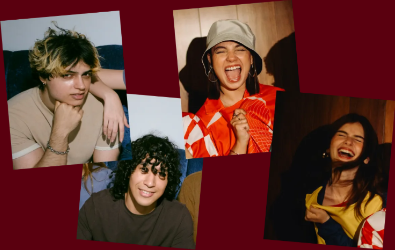
#> input picture scratch/true_orig_cards.png, 395 x 250 px, found by its file name
$ python test_all_4_upright.py
#> lines starting #> are read from the running program, lines starting #| are printed output that depends on the picture
import os
from PIL import Image, ImageDraw
import numpy as np

orig_2x = Image.open('scratch/true_orig_cards.png').convert('RGB').resize((792, 500), Image.Resampling.LANCZOS)
arr = np.array(orig_2x)
bg = np.array([90, 0, 15], dtype=float)

# Let's inspect the cards:
# Card 1 (Left guy):
# Unrotate by -5.02 deg around (131, 180)
# Card 1 upright dimensions: w=234, h=294
c1_unrot = orig_2x.rotate(-5.02, resample=Image.Resampling.BICUBIC, center=(131, 180))
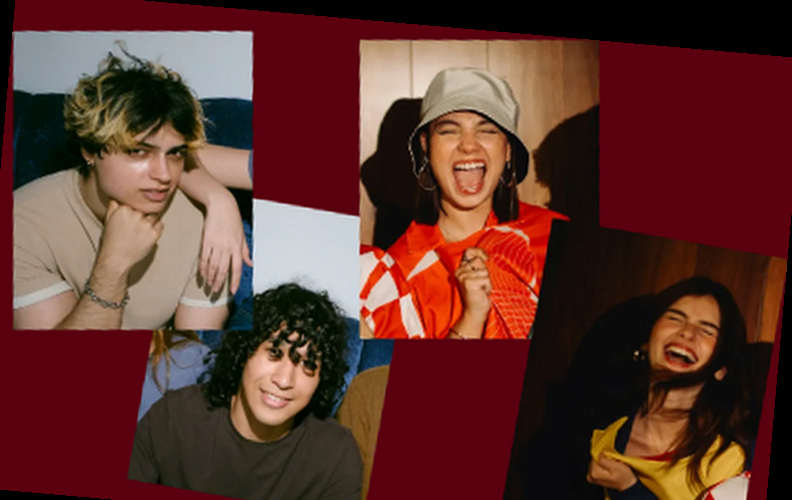
#> c1_unrot: PIL image 792x500 RGB; mean R, G, B 95.3, 51.7, 45.5
c1_crop = c1_unrot.crop((131 - 117, 180 - 147, 131 + 117, 180 + 147))
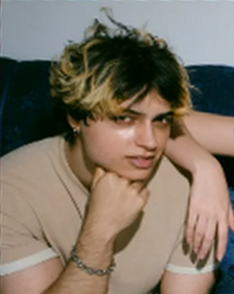
#> c1_crop: PIL image 234x294 RGB; mean R, G, B 127.2, 115.7, 101.8
c1_crop.save('scratch/clean_c1_upright.png')

# Card 2 (Top-center girl):
# Let's find angle of top edge of Card 2:
# In find_all_card_quads.py: Card 2 top line: y = -0.0853 * x + 48.87 -> angle = -4.87 deg
# Let's unrotate by +4.87 deg around (380, 168)
c2_unrot = orig_2x.rotate(4.87, resample=Image.Resampling.BICUBIC, center=(380, 168))
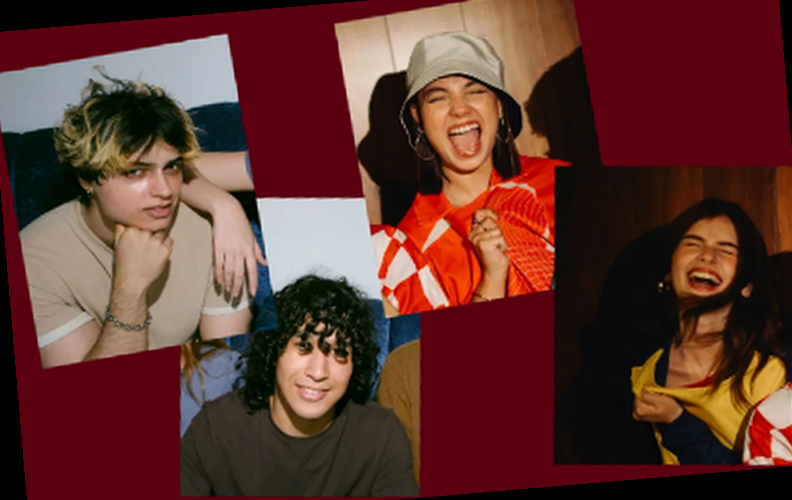
#> c2_unrot: PIL image 792x500 RGB; mean R, G, B 96.4, 52.5, 46
c2_crop = c2_unrot.crop((380 - 130, 168 - 155, 380 + 130, 168 + 155))
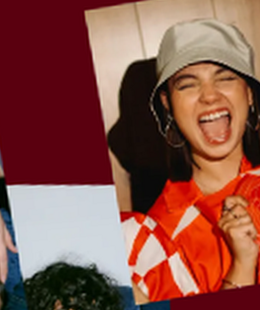
#> c2_crop: PIL image 260x310 RGB; mean R, G, B 137.3, 82.8, 72.7
c2_crop.save('scratch/clean_c2_upright.png')

# Card 3 (Bottom guy):
# Center around (286, 396)
# Let's unrotate by -3.5 deg around (286, 396)
c3_unrot = orig_2x.rotate(-3.5, resample=Image.Resampling.BICUBIC, center=(286, 396))
c3_crop = c3_unrot.crop((286 - 135, 396 - 100, 286 + 135, 396 + 100))
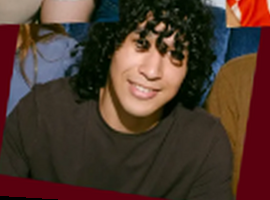
#> c3_crop: PIL image 270x200 RGB; mean R, G, B 77.4, 55.2, 44.7
c3_crop.save('scratch/clean_c3_upright.png')

# Card 4 (Right laughing girl):
# Top line: y = 0.6055 * x - 228.17 -> angle = +31.2 deg (or tilted counter-clockwise/clockwise)
# Let's find the exact tilt angle of Card 4:
# Right line: x = -0.0052 * y + 778.6 -> vertical right edge!
# Bottom line: y = 0.0887 * x + 430.8 -> angle = +5.07 deg
# Center around (610, 335)
c4_unrot = orig_2x.rotate(-5.07, resample=Image.Resampling.BICUBIC, center=(610, 335))
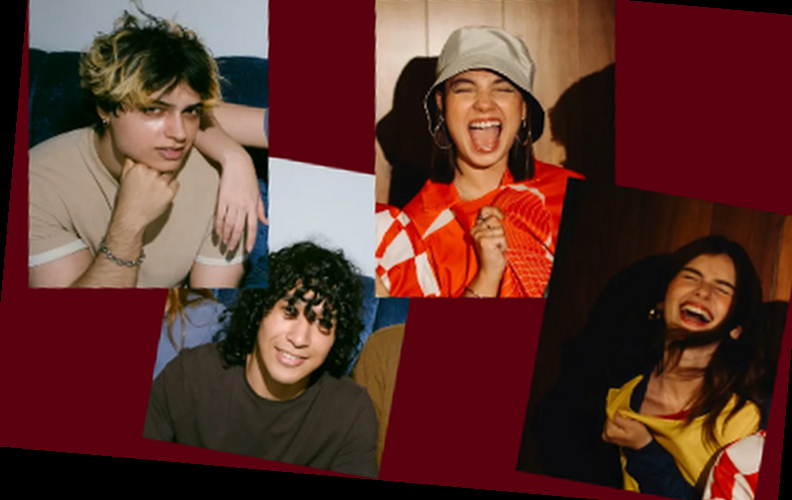
#> c4_unrot: PIL image 792x500 RGB; mean R, G, B 94.8, 51.4, 44.8
c4_crop = c4_unrot.crop((610 - 155, 335 - 155, 610 + 155, 335 + 155))
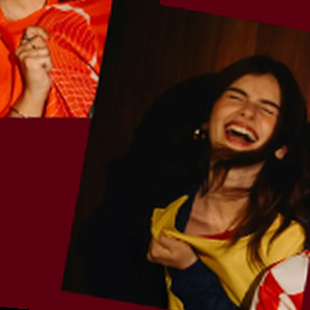
#> c4_crop: PIL image 310x310 RGB; mean R, G, B 81.5, 32, 19.3
c4_crop.save('scratch/clean_c4_upright.png')

print("Saved all 4 upright crops.")

$ run again, with scratch/candidate_party_A.png copied over scratch/true_orig_cards.png
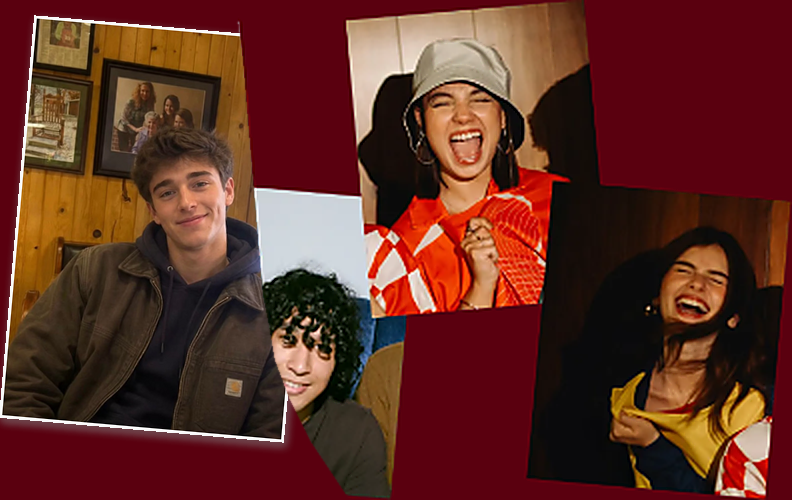
#> input picture scratch/candidate_party_A.png, 792 x 500 px, found by its file name
#> `c4_unrot = orig_2x.rotate(-5.07, resample=Image.Resampling.BICUBIC, ce..`:
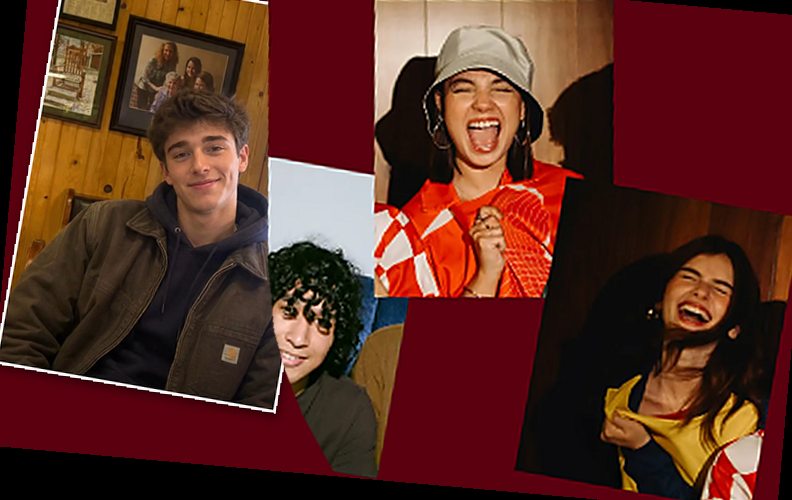
#> c4_unrot: PIL image 792x500 RGB; mean R, G, B 89.8, 43.7, 34
#> `c4_crop = c4_unrot.crop((610 - 155, 335 - 155, 610 + 155, 335 + 155))`:
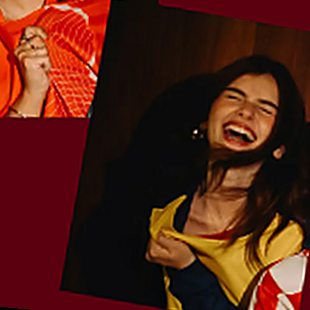
#> c4_crop: PIL image 310x310 RGB; mean R, G, B 81.1, 32.3, 19.7
